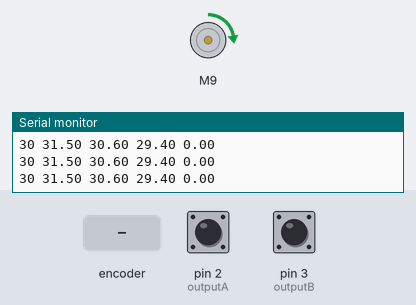
The sketch below on a simulated Arduino Uno, built with avr-gcc and run on an emulated ATmega328P. On the bench: DC motor (green arrow = forward, orange = backward, longer = faster), the last lines printed to the serial monitor. The test bench sets the inputs (shaded band); at power-on: pin 2 (outputA) HIGH, pin 3 (outputB) HIGH.

Above: at 13.28 s.
13.3 s: rotary encoder on pin 2 (outputA) / pin 3 (outputB) turned 1 step (first pin leading)
At 15.17 s:
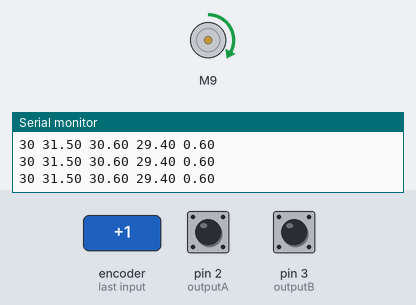
At 20.7 s:
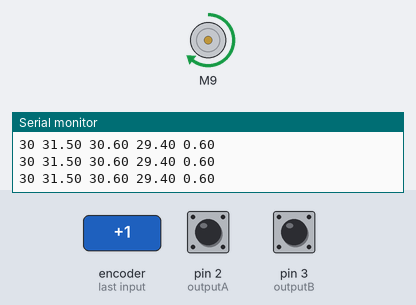
Timing chart, 0 to 22.2 s (numbered marks = the images above; inputs shaded):
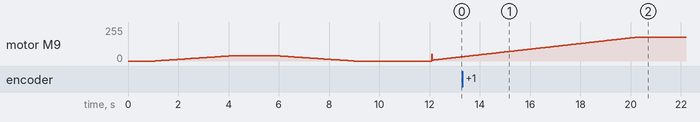

The sketch:

controller.ino
```cpp
//---------------------LIBRARIES---------------------------//
/*
  Download the ESC library here: https://github.com/RB-ENantel/RC_ESC/
*/

#include "ESC.h"

//---------------------ESC SETTINGS-----------------------//
#define SPEED_MIN (1000)                                  // Set the Minimum Speed Setting of the ESC
#define SPEED_MAX (2000)                                  // Set the Maximum Speed Setting of the ESC

ESC myESC (9, SPEED_MIN, SPEED_MAX, 500);                 // Initialize ESC (ESC PIN, Minimum Value, Maximum Value, Default Speed)
int oESC;                                                 // Variable for the speed sent to the ESC


//---------------------ENCODER PORTS----------------------//
#define outputA 2                                         // Define Encoder output A to Digital Pin 6 on Arduino Uno
#define outputB 3                                         // Define Encoder output B to Digital Pin 7 on Arduino Uno
#define NUMPULSES 1200                                    // Define the number of pulses on Encoder resolution (enter twice the amount of pulses on datasheet)

//---------------------ENCODER VARIABLES------------------//
float counter = 0;                                        // Counter variable for the number of pulses from the encoder
volatile byte reading = 0;
volatile byte aFlag = 0;
volatile byte bFlag = 0;
double encoderPos = 0;
double oldEncPos = 0;
double angle = 0;

//---------------------TIMER VARIABLES--------------------//
long t_now;
long t_last_print = 0;
long t_last_PID = 0;
int T_sample = 20;                                        // sample time in milliseconds (ms)
int T_print = 500;                                         // sample print to monitor time in milliseconds (ms)


//---------------------PID VARIABLES----------------------//
// Define variables for the output of the encoder(sensed_output), angle output of the encoder(sensed_output converted to angle), and error w.r.t the setpoint
//double sensed_output, error, sensed_angle;
double error = 0;
double errSum = 0;
double dErr = 0;
double lastErr = 0;

// Define variables for total error over time, previous error in the last sampling time interval, control signal, and limitations to the controller
int max_control = 1700;
int min_control = 1000;

long control_signal = 1000;
long nowSpeed = SPEED_MIN;
long lastSpeed = SPEED_MIN;


// ==================INSERT DESIRED SETPOINT ANGLE HERE================== //
double setpoint_angle = 30;

// ==================INSERT CONTROL GAINS HERE===========
double Kp = 0.8;                                          // proportional gain
double Ki = 0.003;                                        // integral gain in [ms^-1]
double Kd = 120;                                          // derivative gain in [ms]
//Original Values: 0.8, 0.003, 120
//Best so far for 30deg: 0.7, 0.007, 1000-1200
//Best so far for sinusoid:

void setup() {
  /*
    Setup function to initialize serial plotter/monitor, initialize origin of encoder,
    arm ESC driver, and to initialize propeller by ramping up and down
  */
  pinMode(outputA, INPUT_PULLUP);
  pinMode(outputB, INPUT_PULLUP);
  pinMode(9, OUTPUT);

  Serial.begin(9600);

  Serial.println("Wait");
  myESC.arm();                                              // Send the Arm value so the ESC will be ready to take commands
  delay(1000);                                              // Wait for a while
  Serial.println("Begin");
  rampUpDown();
  delay(1000);

  attachInterrupt(digitalPinToInterrupt(outputA), PinA, RISING);
  attachInterrupt(digitalPinToInterrupt(outputB) ,PinB ,RISING);

  t_last_PID = millis();
}


void loop() {
  angle = (encoderPos/NUMPULSES)*720;
  //setpoint_angle = 15*sin(2*3.14*0.0001*t_now) + 30;
  detachInterrupt(digitalPinToInterrupt(outputA));
  detachInterrupt(digitalPinToInterrupt(outputB));
  PID_control();
  attachInterrupt(digitalPinToInterrupt(outputA), PinA, RISING);
  attachInterrupt(digitalPinToInterrupt(outputB), PinB, RISING);
  myESC.speed(control_signal);
  print_results();
}

void rampUpDown() {
  /*
    Function written to test functionality of brushless motor by accelerating and decelerating the rotation
    of the motor. Speed of the motor does not accelerate to rated speed.

  */

  for (oESC = SPEED_MIN; oESC <= 1150; oESC += 1) {        // iterate from minimum speed to a speed setting of 1150
    myESC.speed(oESC);                                     // write speed setting to motor
    delay(20);                                             // waits 10ms for the ESC to reach speed
  }
  delay(2000);                                             // wait a while

  for (oESC = 1150; oESC >= SPEED_MIN; oESC -= 1) {        // iterate from speed setting of 1150 to minimum speed
    myESC.speed(oESC);                                     // write speed setting to motor
    delay(20);                                             // waits 10ms for the ESC to reach speed
   }
  delay(2000);                                             // Wait for a while before going into control loop
}

void rampUpTo(double target) {
  /*  Function ramps the output to the target rpm starting from the current rpm and reading encoder along the way
  */
  for (oESC = lastSpeed; oESC <= target; oESC += 1) {     // iterate from minimum speed to a speed setting of 1150
    myESC.speed(oESC);                                    // write speed setting to motor
  }
  lastSpeed = target;
}

void PID_control(){
  t_now = millis();
  if(t_now - t_last_PID > T_sample){
    // Proportional Control
    error = setpoint_angle - abs(angle);

    // Integral control
    errSum += error*T_sample;

    // Derivative control
    dErr = (error - lastErr)/T_sample;

    // PID
    control_signal = Kp*error + Ki*errSum + Kd*dErr + 1000;

    // Limit control_signal within bounds
    if(control_signal > max_control){
      control_signal = max_control;
    }

    // Update values
    lastErr = error;
    t_last_PID = t_now;
  }
}

void PinA() {
  cli();
  reading = PIND & 0xC;
  if(reading == B00001100 && aFlag) {
    encoderPos --;
    bFlag = 0;
    aFlag = 0;
  }
  else if (reading == B00000100){
    bFlag = 1;
  }
  sei();
}

void PinB() {
  cli();
  reading = PIND & 0xC;
  if(reading == B00001100 && bFlag) {
    encoderPos ++;
    bFlag = 0;
    aFlag = 0;
  }
  else if (reading == B00001000){
    aFlag = 1;
  }
  sei();
}

void print_results() {
  /*
    STUDENTS TO ANSWER
    Function to print the sensed output/angle to the setpoint every 50 ms. Use Serial plotter on Arduino to graphically plot the
    sensed angle with respect to the setpoint angle.

    HINT: You might want to print sensed_output to verify that the encoder is reading correctly
    HINT: You might also want to print control_signal to ensure the PID is working properly before writing it to the motor

  */

  t_now = millis();

  if (t_now - t_last_print >= T_print){
    t_last_print = t_now;
    Serial.print(30);
    Serial.print(" ");
    Serial.print(30*1.05); // overshoot
    Serial.print(" ");
    Serial.print(30*1.02); // +ve settling parameter
    Serial.print(" ");
    Serial.print(30-0.6); // -ve settling parameter
    Serial.print(" ");
    Serial.println(abs(angle));
  }
}
```
